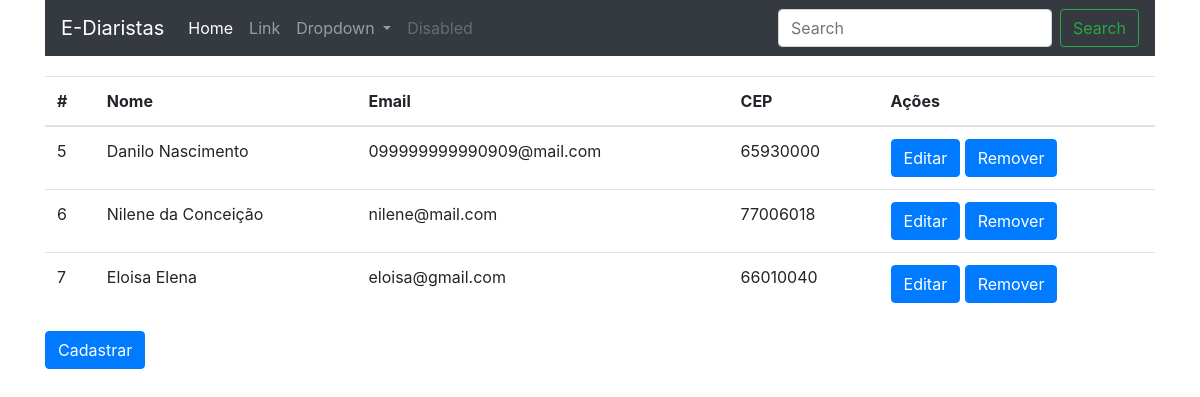
The app's page /web/listar_diaristas, older data.
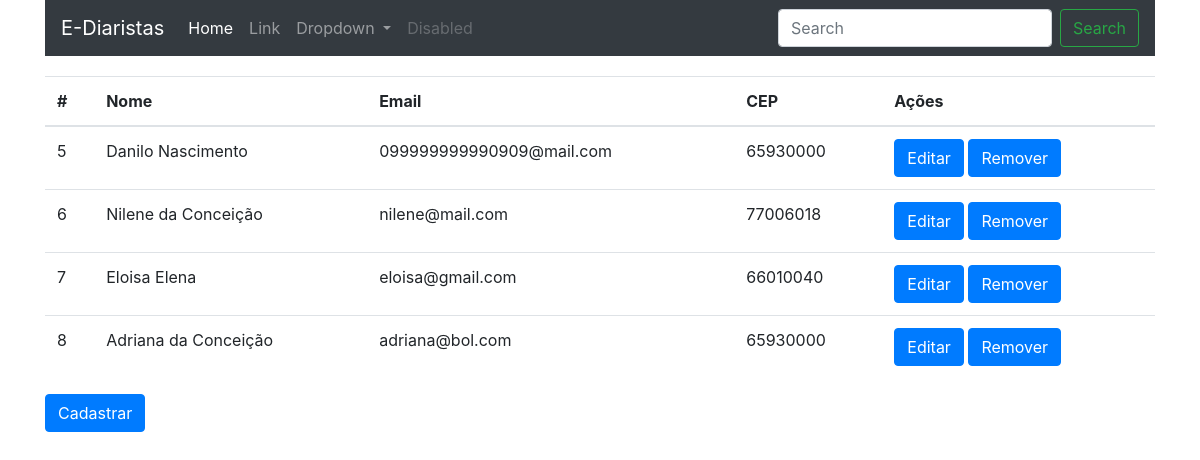
The same page, newer data.
### web/models.py (models this page shows)
class Diarista(models.Model):
    nome_completo = models.CharField(max_length=100, null=False, blank= False)
    cpf = models.CharField(max_length=11, null=False, blank=False)
    email = models.EmailField(null=False, blank=False, unique=True)
    telefone = models.CharField(max_length=11, blank=False, null=False)
    logradouro = models.CharField(max_length=60, blank=False, null=False)
    numero = models.IntegerField(blank=False, null=False)
    bairro = models.CharField(max_length=30, blank=False, null=False)
    complemento = models.CharField(max_length=100, blank=True, null=False)
    cep = models.CharField(max_length=8, blank=False, null=False)
    estado = models.CharField(max_length=2, blank=False, null=False)
    cidade = models.CharField(max_length=30, null=False, blank=False)
    codigo_ibge = models.IntegerField(blank=False, null=False)
    foto_usuario = models.ImageField(null=False)

### web/views.py (the view)
# urls.py: path("listar_diaristas", listar_diaristas, name="listar_diaristas"),
def listar_diaristas(request):
    diaristas = Diarista.objects.all()
    return render(
        request, "lista_diaristas.html",
        {"diaristas": diaristas, "title": "Listar Diarista" }
    )

### web/templates/lista_diaristas.html (shortened to what this page needs)
{% extends 'base.html' %}
{% load easy_mask  %}
{% block conteudo %}
<table class="table">
    <thead>
        <tr>
            <th>#</th>
            <th>Nome</th>
            <th>Email</th>
            <th>CEP</th>
            <th>Ações</th>
        </tr>
    </thead>
    <tbody>
        {% for diarista in diaristas  %}
            <tr>
                <td>{{diarista.id}}</td>
                <td>{{diarista.nome_completo}}</td>
                <td>{{diarista.email}}</td>
                <td>{{diarista.cep | cep }}</td>
                <td>
                    <a href="{% url 'editar_diarista' diarista.id %}" class="btn btn-primary" >Editar</a>
                    <button type="button" class="btn btn-primary" data-toggle="modal" data-target="#ExemploModalCentralizado">
                      Remover
                    </button>
                </td>
            </tr>
        {% endfor %}
    </tbody>
</table>
<a href="{% url 'cadastrar_diarista' %}" class="btn btn-primary">Cadastrar</a>
{% endblock conteudo %}

Row changes from the older to the newer data that the page shows:
added Diarista: id "8", nome_completo "Adriana da Conceição", email "adriana@bol.com", cep|cep "65930000"
